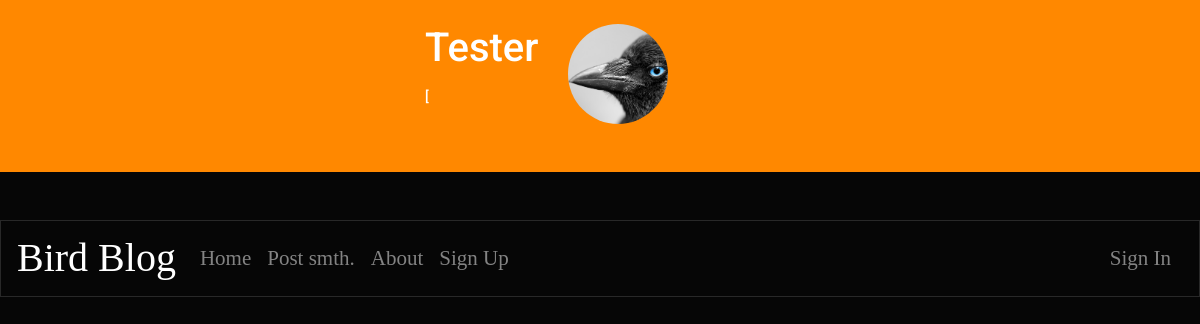
The app's page /id/Tester, older data.
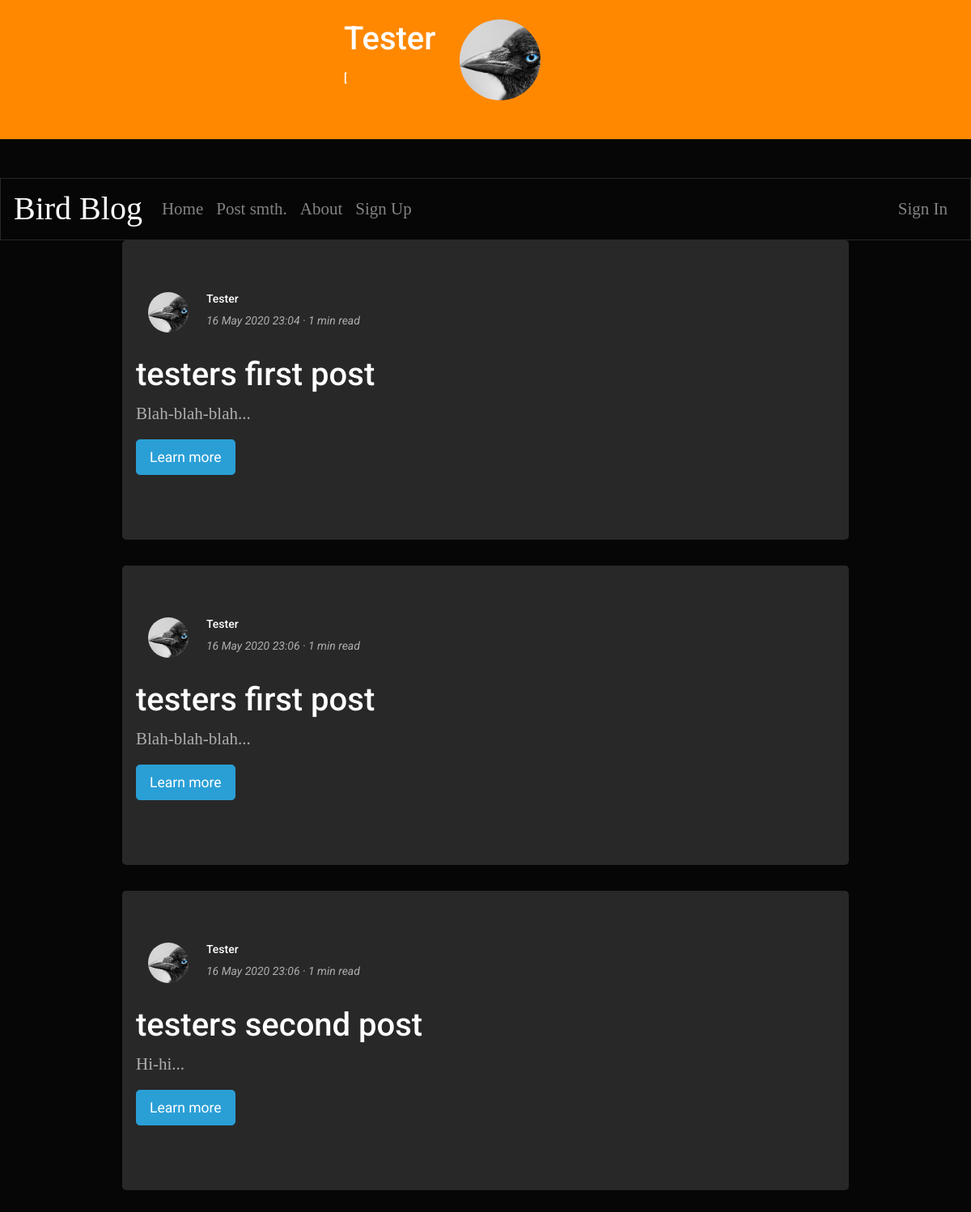
The same page, newer data.
### tables this page shows
CREATE TABLE "texts" (
	"ID"	INTEGER,
	"textName"	TEXT,
	"textContent"	TEXT,
	"author"	TEXT,
	"date"	TEXT,
	"rating"	INTEGER,
	"dateComputer"	INTEGER
);

### server.py (the view)
@app.route('/id/<userID>')
def user(userID):
    try:
        yourPage = False
        f = open("dev_output.txt", "a")
        connTexts = sqlite3.connect("texts.db")
        g = connTexts.cursor()
        conn = sqlite3.connect("userData.db")
        c = conn.cursor()
        temp = "images/users/{}.jpg".format(userID)
        imageLink = url_for('static', filename=temp)
        about = c.execute("SELECT about FROM `userData` WHERE nick=?;", (userID,))
        about = about.fetchall()
        about = str(about)
        about = about[about.find("'")+1:about.rfind("'")]
        fullPostData = g.execute("SELECT * FROM `texts` WHERE author=?;", (userID,))
        fullPostData = fullPostData.fetchall()
        if "user" in session:
            if session["user"] == userID:
                yourPage = True
        conn.commit()
        conn.close()
        connTexts.commit()
        connTexts.close()
        f.close()
        return render_template("userPage.html", bootstrapTheme=bootstrapTheme, nick=userID, imageLink=imageLink, about=about, fullPostData=fullPostData, yourPage=yourPage)
    except IndexError:
        abort(404)

### server.py (called while the page is built)
@app.after_request
def add_header(response):
    response.headers['Cache-Control'] = 'no-store, no-cache, must-revalidate, post-check=0, pre-check=0, max-age=0'
    response.headers['Pragma'] = 'no-cache'
    response.headers['Expires'] = '-1'
    return response

### templates/userPage.html (shortened to what this page needs)
<!DOCTYPE html>
<html>
    <head>
        {% include '/styles.html' %}
    </head>
    <body>
        <div class="pt-4 bg-warning">
            <div class="row mb-5" >
                <div class="col-md"></div>
                <div class="col-md">
                    <div class = "container" >
                        <div class = "row mb-5">
                            <div class="col-md">
                            <h3>{{nick}}</h3>
                            <p><h6>{{about}}</h6></p>
                            </div>
                            <div class="col-md"><img src = {{imageLink}} alt="" class="round" width="100" height="100"></div>
                            <div class="col-md"></div>
                        </div>
                    </div>
                </div>
                <div class="col-md"></div>
                </div>
            </div>
        {% include 'header.html' %}
        <div class="row mb-5" >
            <div class="col-md"></div>
                <div class = "center-block" >
                    {% block poster %}
                    {% for post in fullPostData %}
                        <div class = "jumbotron" style="width: 898px;">
                            <div class = "row">
                                <div class="col-md-1">
                                    <img src = {{imageLink}} alt="" class="round" width="50" height="50">
                                </div>
                                <div class="col-md-5">
                                    <h6>{{ post[3] }}</h6>
                                    <p><i>{{ post[4] }} · {{(post|length / 1500)|round(0, "ceil")|int}} min read</i></p>
                                </div>
                            </div>
                            <div class = "row">
                                <p><h3>{{ post[1] }}</h3></p>
                            </div>
                            <div class = "row">
                                {% if post[2]|length > 83 %}
                                    <p class = "serif">{{ post[2][:83] }}...</p>
                                {% else %}
                                    <p class = "serif">{{ post[2]}}...</p>
                                {% endif %}
                            </div>
                            <div class = "row">
                                <p class="lead">
                                    <a class="btn btn-primary btn-lg" href="/texts/{{post[0]}}" role="button">Learn more</a>
                                </p>
                            </div>
                        </div>
                    {% endfor %}
                    {% endblock %}
                </div>
            <div class="col-md text-center">
            </div>
        </div>
    </body>
</html>

### templates/styles.html (shortened to what this page needs)
<link href="https://stackpath.bootstrapcdn.com/bootswatch/4.4.1/cyborg/bootstrap.min.css" rel="stylesheet">

### templates/header.html (shortened to what this page needs)
<nav class="navbar navbar-expand-lg navbar-dark bg-dark">
    <a class="navbar-brand serifh1" href="/index">Bird Blog</a>
    <div class="collapse navbar-collapse" id="navbarColor02">
      <ul class="navbar-nav mr-auto">
        {% if titleName == "index" %}
          <li class="nav-item active">
            <a class="nav-link serif" href="/index">Home <span class="sr-only">(current)</span></a>
          </li>
        {% else %}
        <li class="nav-item ">
          <a class="nav-link serif " href="/index">Home <span class="sr-only">(current)</span></a>
        </li>
        {% endif %}
        {% if titleName == "editor" or titleName == "login" %}
        <li class="nav-item active">
          <a class="nav-link serif" href="/editor">Post smth.<span class="sr-only">(current)</span></a>
        </li>
        {% else %}
        <li class="nav-item">
          <a class="nav-link serif" href="/editor">Post smth.</a>
        </li>
        {% endif %}
        {% if titleName == "about" %}
        <li class="nav-item active">
          <a class="nav-link serif" href="about">About <span class="sr-only">(current)</span></a>
        </li>
        {% else %}
        <li class="nav-item">
          <a class="nav-link serif" href="about">About</a>
        </li>
        {% endif %}
        {% if not "user" in session %}
          {% if titleName == "signUp" %}
          <li class="nav-item active">
            <a class="nav-link serif" href="/register">Sign Up<span class="sr-only">(current)</span></a>
          </li>
          {% else %}
          <li class="nav-item">
            <a class="nav-link serif" href="/register">Sign Up</a>
          </li>
          {% endif %}
        {% endif %}
      </ul>
        {% if "user" in session %}
        <div class="dropdown">
          <button class="btn btn-secondary dropdown-toggle" type="button" id="dropdownMenuButton" data-toggle="dropdown" aria-haspopup="true" aria-expanded="false">
            <img src = {{ session[ "icon" ] }} alt="" class="round" width="40" height="40">
          </button>
          <div class="dropdown-menu" aria-labelledby="dropdownMenuButton">
            <a class="dropdown-item" href="/id/{{ session[ "user" ] }}">My page</a>
            <a class="dropdown-item" href="/usercorrect">Edit profile</a>
            <a class="dropdown-item" href="/editor">Write a post</a>
            <a class="dropdown-item" href="/logout">logout</a>
          </div>
        </div>
        {% else %}
        <div class="d-flex flex-row-reverse">
          <ul class="navbar-nav p-1">
            {% if titleName == "login" %}
              <li class="nav-item active"></li>
                <a class="nav-link serif" href="/login">Sign In <span class="sr-only">(current)</span></a>
              </li>
            {% else %}
            <li class="nav-item ">
              <a class="nav-link serif " href="/login">Sign In <span class="sr-only">(current)</span></a>
            </li>
            {% endif %}
          </ul>
          {% endif %}
        </div>
    </div>
  </nav>

### templates/styles.html (style rules this page uses)
.serif { font-family: Georgia, 'Times New Roman', Times, serif; font-size: 21px; line-height: 32px; font-weight: 400; }
.serifh1 { font-family: Georgia, 'Times New Roman', Times, serif; font-size: 40px; line-height: 48px; font-weight: 400; }
.round { border-radius: 100px; }
html, body { max-width: 100%; overflow-x: hidden; }

Row changes from the older to the newer data that the page shows:
added texts: author "Tester", date "16 May 2020 23:04", value "1", textName "testers first post", textContent "Blah-blah-blah"
added texts: author "Tester", date "16 May 2020 23:06", value "1", textName "testers first post", textContent "Blah-blah-blah"
added texts: author "Tester", date "16 May 2020 23:06", value "1", textName "testers second post", textContent "Hi-hi"
